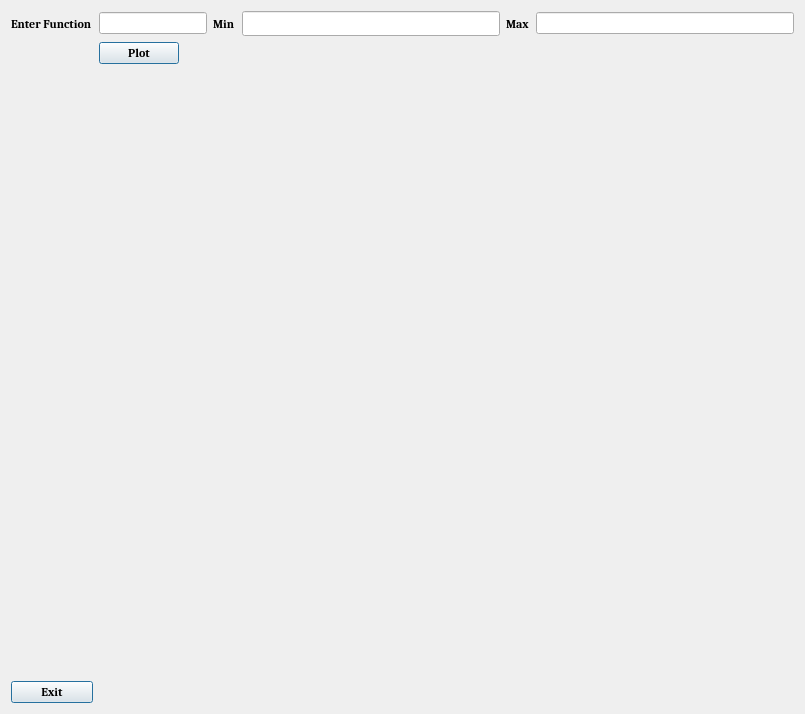
<?xml version="1.0" encoding="UTF-8"?>
<ui version="4.0">
 <class>Form</class>
 <widget class="QWidget" name="Form">
  <property name="geometry">
   <rect>
    <x>0</x>
    <y>0</y>
    <width>805</width>
    <height>714</height>
   </rect>
  </property>
  <property name="font">
   <font>
    <family>Cambria</family>
    <pointsize>9</pointsize>
    <weight>75</weight>
    <bold>true</bold>
   </font>
  </property>
  <property name="windowTitle">
   <string>Form</string>
  </property>
  <layout class="QGridLayout" name="gridLayout">
   <item row="2" column="0" colspan="7">
    <widget class="MplWidget" name="MplWidget" native="true"/>
   </item>
   <item row="0" column="3">
    <widget class="QLabel" name="label_3">
     <property name="text">
      <string>Min</string>
     </property>
    </widget>
   </item>
   <item row="0" column="4">
    <widget class="QLineEdit" name="minV">
     <property name="font">
      <font>
       <family>Old English Text MT</family>
      </font>
     </property>
    </widget>
   </item>
   <item row="0" column="1" colspan="2">
    <widget class="QLineEdit" name="input"/>
   </item>
   <item row="0" column="5">
    <widget class="QLabel" name="label_2">
     <property name="text">
      <string>Max</string>
     </property>
    </widget>
   </item>
   <item row="0" column="6">
    <widget class="QLineEdit" name="maxV"/>
   </item>
   <item row="0" column="0">
    <widget class="QLabel" name="label">
     <property name="text">
      <string>Enter Function</string>
     </property>
    </widget>
   </item>
   <item row="1" column="1">
    <widget class="QPushButton" name="plotbtn">
     <property name="font">
      <font>
       <weight>75</weight>
       <bold>true</bold>
      </font>
     </property>
     <property name="text">
      <string>Plot</string>
     </property>
     <property name="autoDefault">
      <bool>false</bool>
     </property>
     <property name="default">
      <bool>true</bool>
     </property>
     <property name="flat">
      <bool>false</bool>
     </property>
    </widget>
   </item>
   <item row="3" column="0">
    <widget class="QPushButton" name="exitbtn">
     <property name="font">
      <font>
       <weight>75</weight>
       <bold>true</bold>
      </font>
     </property>
     <property name="text">
      <string>Exit</string>
     </property>
     <property name="autoDefault">
      <bool>false</bool>
     </property>
     <property name="default">
      <bool>true</bool>
     </property>
     <property name="flat">
      <bool>false</bool>
     </property>
    </widget>
   </item>
  </layout>
 </widget>
 <customwidgets>
  <customwidget>
   <class>MplWidget</class>
   <extends>QWidget</extends>
   <header>mplwidget.h</header>
   <container>1</container>
  </customwidget>
 </customwidgets>
 <resources/>
 <connections/>
</ui>
